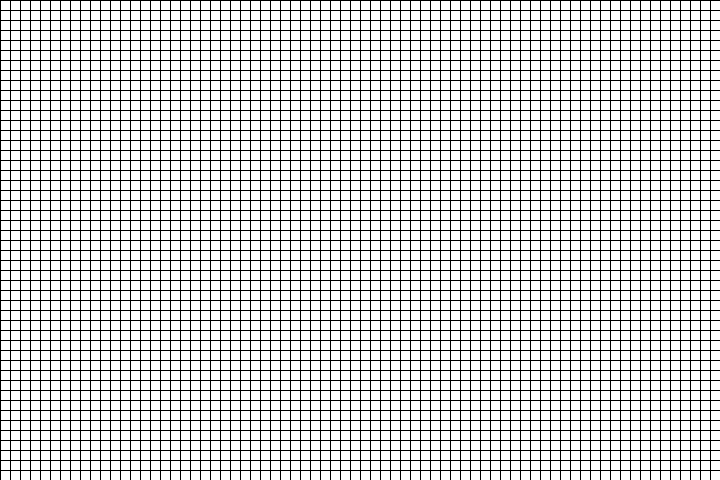
Frame 1 (no input)
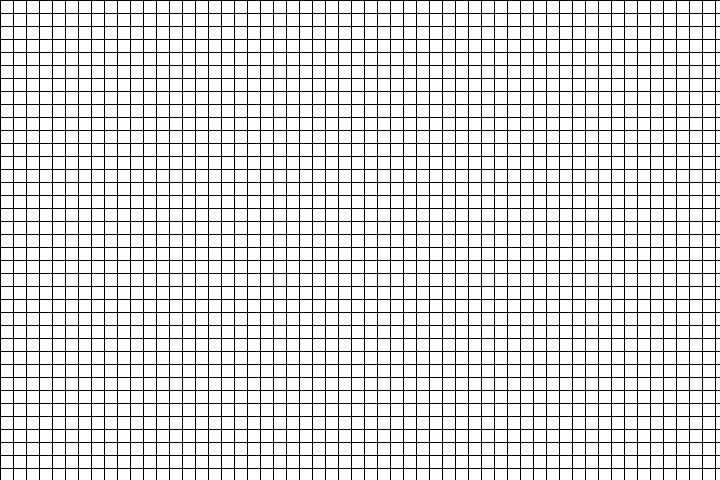
Frame 60 (the mouse pressed at the canvas centre just before this capture)
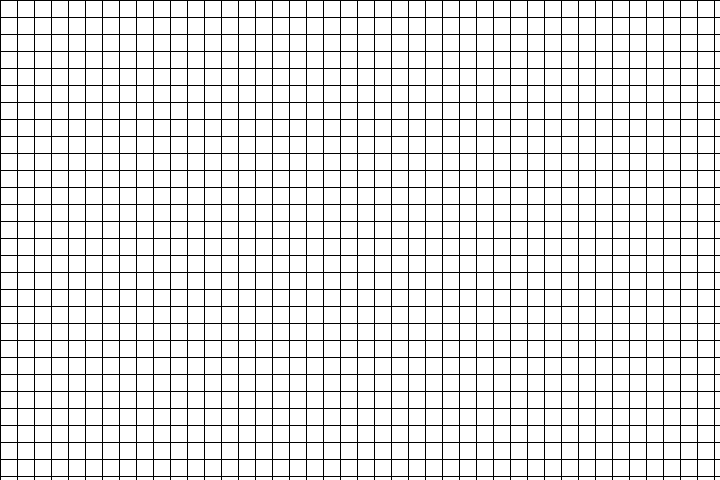
Frame 120 (the mouse held since frame 60 and released just before this capture)

The Processing sketch that drew these frames (run headless with seeded random() and noise(); from frame 60 on, the mouse is pressed at the canvas centre):

// Processing sketch: inclass_for_loop
// ── inclass_for_loop.pde
// by Aven, New Media Communication, WPP, SADA
// Sep 30th, 2017
// Make Design Interact

float gsize = 10;
float gChange = 1;
void setup() {
  size(720, 480);
}
void draw() {
  background(255);

  for (int i = 0; i < width; i += gsize) {
    //0 - height, column
    for (int j = 0; j < height; j += gsize) {
      //fill(random(255));
      noFill();
      rect(i, j, gsize, gsize);
    }
  }
  gsize += gChange;

  if (gsize > 40) {
    gChange = -1;
  }
  if (gsize < 10) {
    gChange = 1;
  }
}
